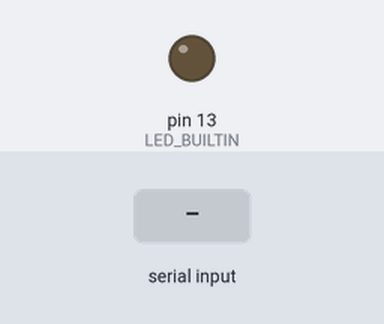
The sketch below on a simulated Arduino Uno, built with avr-gcc and run on an emulated ATmega328P. On the bench: output pins drawn as LEDs (lit = HIGH). The inputs (shaded band) are chosen by the test bench.

Above: at 1.2 s.
1.3 s: "LED1_ON\n" received over Serial
At 2.4 s:
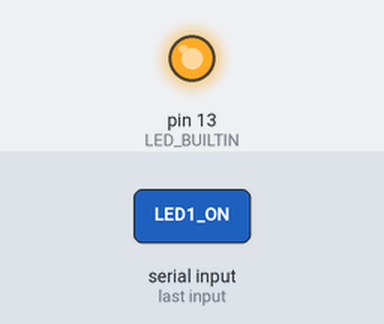
2.8 s: "LED1_OFF\n" received over Serial
At 3.6 s:
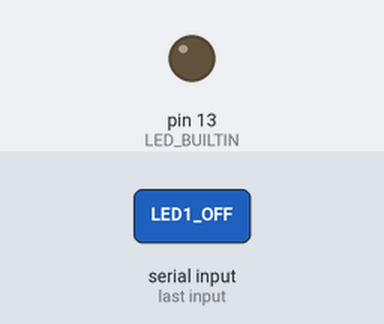
Timing chart, 0 to 5.8 s (numbered marks = the images above; inputs shaded):
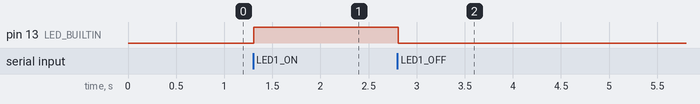

The sketch:

PracticaInterfaz.ino
```cpp
void setup() {
  pinMode(LED_BUILTIN, OUTPUT);
  Serial.begin(9600);
}

void loop() {
  if(Serial.available() > 0){
    String command = Serial.readStringUntil('\n');

    if(command == "LED1_ON"){
      digitalWrite(LED_BUILTIN, HIGH);
    } else if (command == "LED1_OFF") {
      digitalWrite(LED_BUILTIN, LOW);
    }
  }
}
```

Measured:
- after the input at 1.3 s, pin 13 (LED_BUILTIN): LOW → HIGH at once
- after the input at 2.8 s, pin 13 (LED_BUILTIN): HIGH → LOW at once
